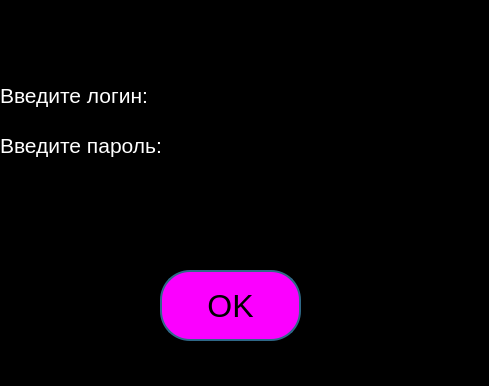
<?xml version="1.0" encoding="UTF-8"?>
<ui version="4.0">
 <class>authorization</class>
 <widget class="QMainWindow" name="authorization">
  <property name="geometry">
   <rect>
    <x>0</x>
    <y>0</y>
    <width>489</width>
    <height>386</height>
   </rect>
  </property>
  <property name="windowTitle">
   <string>Окно авторизации</string>
  </property>
  <property name="styleSheet">
   <string notr="true">background-color: rgb(0, 0, 0);</string>
  </property>
  <widget class="QWidget" name="centralwidget">
   <widget class="QLabel" name="label">
    <property name="geometry">
     <rect>
      <x>0</x>
      <y>70</y>
      <width>231</width>
      <height>51</height>
     </rect>
    </property>
    <property name="font">
     <font>
      <pointsize>16</pointsize>
     </font>
    </property>
    <property name="styleSheet">
     <string notr="true">color: rgb(255, 255, 255);</string>
    </property>
    <property name="text">
     <string>Введите логин:</string>
    </property>
   </widget>
   <widget class="QLabel" name="label_2">
    <property name="geometry">
     <rect>
      <x>0</x>
      <y>120</y>
      <width>231</width>
      <height>51</height>
     </rect>
    </property>
    <property name="font">
     <font>
      <pointsize>16</pointsize>
     </font>
    </property>
    <property name="styleSheet">
     <string notr="true">color: rgb(255, 255, 255);</string>
    </property>
    <property name="text">
     <string>Введите пароль:</string>
    </property>
   </widget>
   <widget class="QPushButton" name="loginbtn">
    <property name="geometry">
     <rect>
      <x>160</x>
      <y>270</y>
      <width>141</width>
      <height>71</height>
     </rect>
    </property>
    <property name="font">
     <font>
      <pointsize>24</pointsize>
     </font>
    </property>
    <property name="styleSheet">
     <string notr="true">background-color: #fb00ff;
border:2px solid #2f6887;
border-radius: 30;</string>
    </property>
    <property name="text">
     <string>OK</string>
    </property>
   </widget>
   <widget class="QLineEdit" name="input_login">
    <property name="geometry">
     <rect>
      <x>180</x>
      <y>80</y>
      <width>231</width>
      <height>41</height>
     </rect>
    </property>
    <property name="styleSheet">
     <string notr="true">color: rgb(255, 255, 255);</string>
    </property>
   </widget>
   <widget class="QLineEdit" name="input_password">
    <property name="geometry">
     <rect>
      <x>180</x>
      <y>130</y>
      <width>231</width>
      <height>41</height>
     </rect>
    </property>
    <property name="styleSheet">
     <string notr="true">color: rgb(255, 255, 255);</string>
    </property>
   </widget>
  </widget>
  <widget class="QMenuBar" name="menubar">
   <property name="geometry">
    <rect>
     <x>0</x>
     <y>0</y>
     <width>489</width>
     <height>21</height>
    </rect>
   </property>
  </widget>
  <widget class="QStatusBar" name="statusbar"/>
 </widget>
 <resources/>
 <connections/>
</ui>
